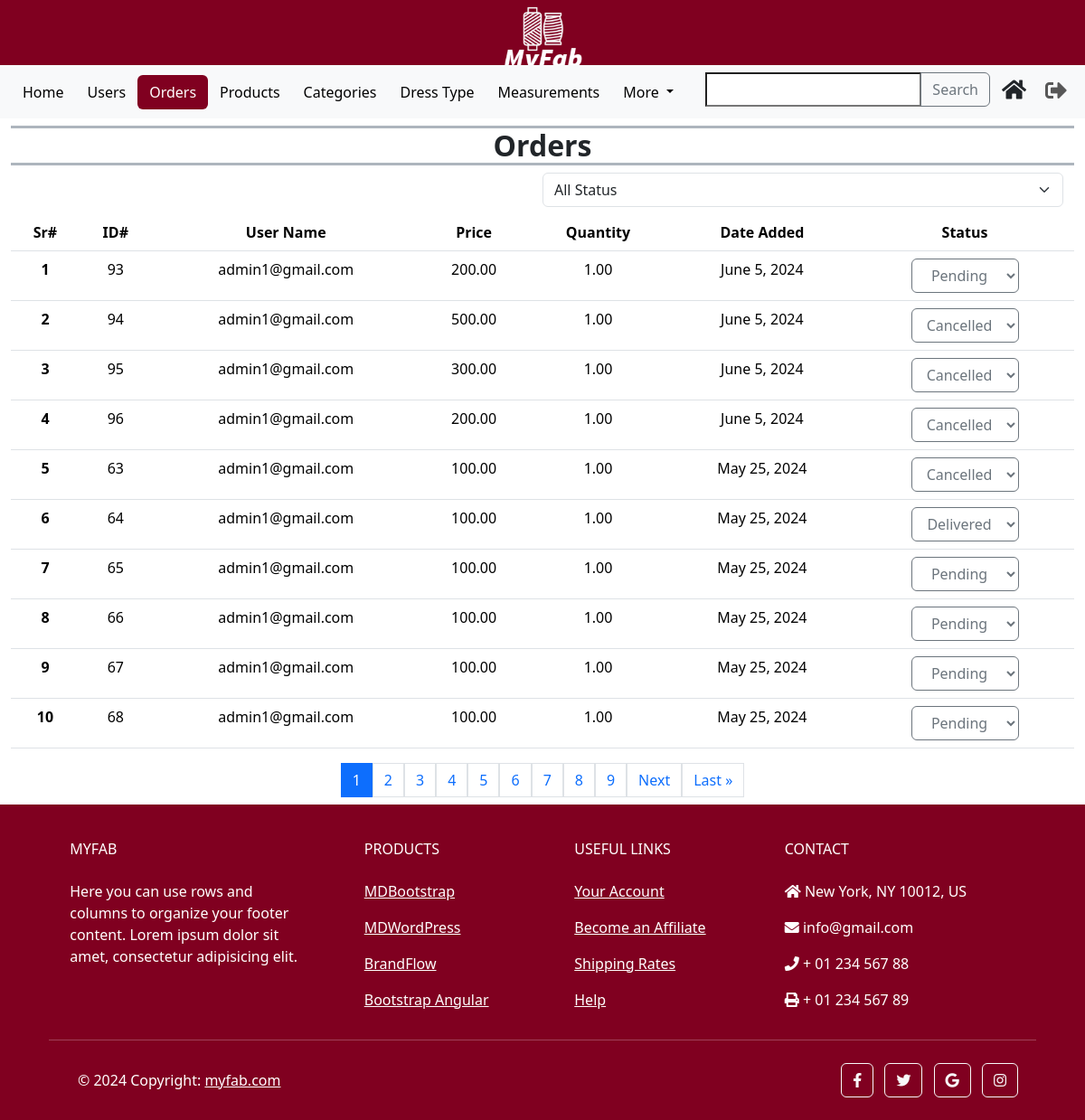
/custom_admin/orders/ (signed in), run on an earlier commit of the app's database.
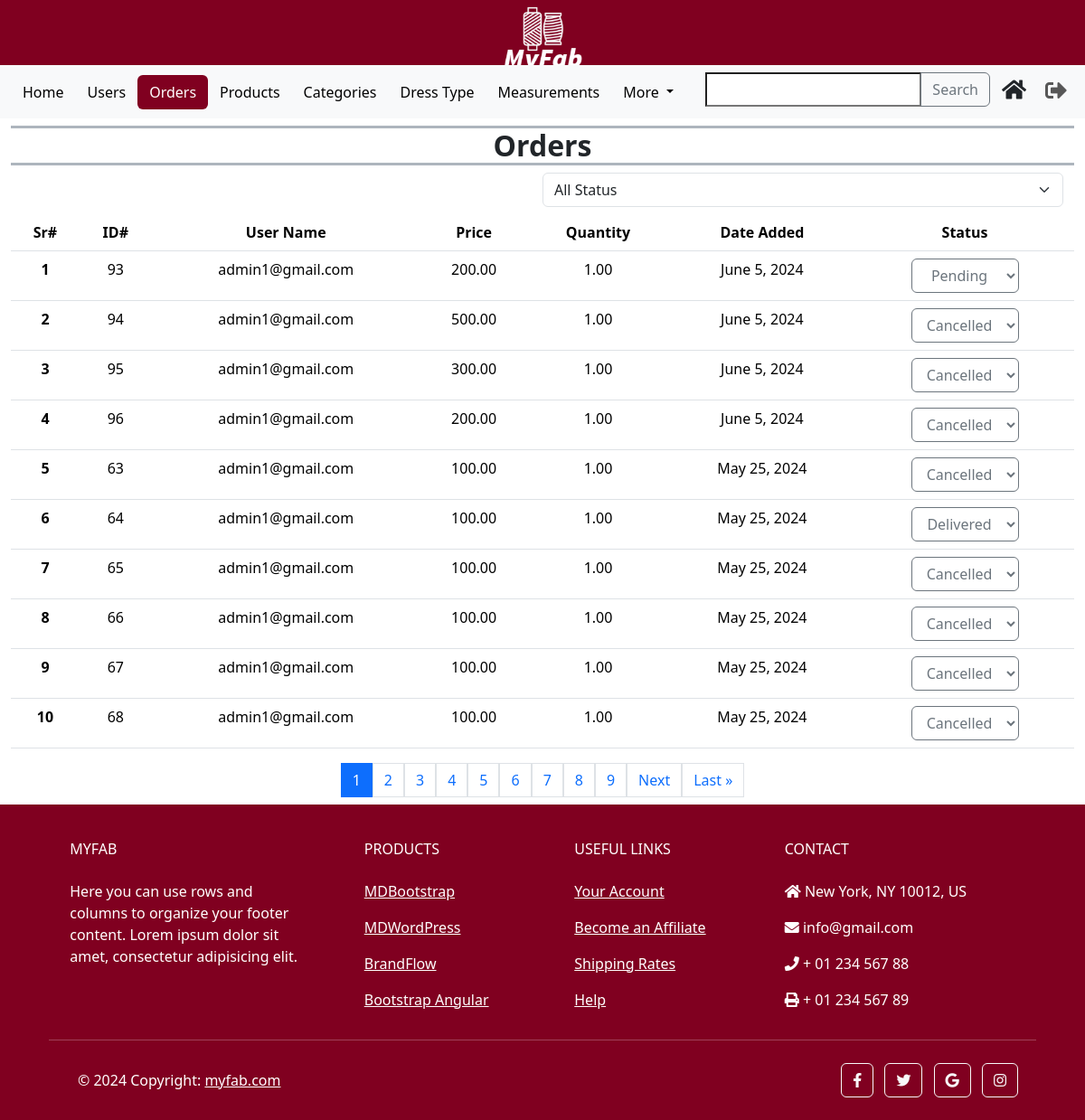
And on a later commit of the database.
### orders/models.py (models this page shows, shortened)
class Order(models.Model):
    PAYMENT_CHOICES = [
        ('P', 'Prepaid'),
        ('C', 'Cash On Delivery'),
    ]
    STATUS_CHOICES = [
        ('P', 'Pending'),
        ('S', 'Shipping'),
        ('D', 'Delivered'),
        ('C', 'Cancelled'),
        ('R', 'Returned'),
    ]
    customer_id = models.ForeignKey(CustomUser, on_delete=models.CASCADE)
    product_id = models.ForeignKey(Product, on_delete=models.CASCADE)
    order_type = models.IntegerField(null=False)
    quantity = models.DecimalField(max_digits=10, decimal_places=2, default=0)
    price = models.DecimalField(max_digits=10, decimal_places=2, default=0)
    add_date = models.DateField(auto_now_add=True)
    payment_method = models.CharField(max_length=10, null=False, choices=PAYMENT_CHOICES)
    status = models.CharField(max_length=10, null=False, choices=STATUS_CHOICES, default='P')
    address = models.ForeignKey(Address, on_delete=models.PROTECT)
    order_measurements = models.TextField(null=True, default=None, blank=True)

### accounts/models.py (models this page shows)
class CustomUser(AbstractUser):
    phone_number = models.CharField(max_length=13, unique=True)

### custom_admin/views.py (the view, shortened to what this page needs)
# urls.py: path('orders/', AdminOrders.as_view(), name = 'admin_orders'),
class AdminOrders(View):
    def get(self, request):
        orders = Order.objects.all().order_by('-add_date')
        paginator = Paginator(orders, 10)
        page_number = request.GET.get('page')
        try:
            paged_orders = paginator.page(page_number)
        except PageNotAnInteger:
            paged_orders = paginator.page(1)
        except EmptyPage:
            paged_orders = paginator.page(paginator.num_pages)
        start_serial_number = (paged_orders.number - 1) * paginator.per_page + 1
        serial_numbers = list(range(start_serial_number, start_serial_number + len(paged_orders)))
        zipped_data = zip(serial_numbers, paged_orders)
        context = {'zipped_data': zipped_data, 'orders': paged_orders}
        return render(request, 'admin_orders.html', context)

### templates/admin_orders.html (shortened to what this page needs)
{% extends 'admin_base.html' %}
{% load static %}
{% block content %}
    <nav class="navbar navbar-expand-lg bg-body-tertiary">
        <div class="container-fluid">
        <div class="collapse navbar-collapse" id="navbarSupportedContent">
            <ul class="navbar-nav d-flex align-items-center me-auto mb-2 mb-lg-0">
                <li class="nav-item">
                    <a class="btn text-black" href="{% url "custom_admin:admin_home" %}">
                        Home
                    </a>
                </li>
                <li class="nav-item">
                    <a class="btn text-black" href="{% url "custom_admin:admin_users" %}" >
                        Users
                    </a>
                </li>
                <li class="nav-item">
                    <a class="btn text-white" href="{% url "custom_admin:admin_orders" %}"
                        style=" background-color: #800020;">
                        Orders
                    </a>
                </li>
                <li class="nav-item">
                    <a class="btn text-black" href="{% url "custom_admin:admin_products" %}" >
                        Products
                    </a>
                </li>
                <li class="nav-item">
                    <a class="btn text-black" href="{% url "custom_admin:admin_categories" %}">
                        Categories
                    </a>
                </li>
                <li class="nav-item">
                    <a class="btn text-black" href="{% url "custom_admin:admin_usages" %}" >
                        Dress Type
                    </a>
                </li>
                <li class="nav-item">
                    <a class="btn text-black" href="{% url "custom_admin:admin_measurements" %}">
                        Measurements
                    </a>
                </li>
                <li class="nav-item dropdown">
                    <a class="btn text-black dropdown-toggle" href="#" role="button" data-bs-toggle="dropdown"
                        aria-expanded="false">
                        More
                    </a>
                </li>
            </ul>
            <ul class="navbar-nav d-flex flex-row justify-content-center  ms-auto mb-2 mb-lg-0">
                <li class="nav-item">
                    <form id="search-form">
                        <div class="input-group">
                            <input type="text" id="search-input" name="query">
                            <button class="btn btn-outline-secondary" type="submit">Search</button>
                        </div>
                    </form>
                </li>
                <li class="nav-item ms-3 ms-lg-0">
                    <a class="btn" href="{% url "main:home" %}"
                        data-toggle="tooltip" title="User Home">
                        <i style="font-size:24px" class="fa">&#xf015;</i>
                    </a>
                </li>
                <li class="nav-item ms-3 ms-lg-0">
                    <form action="{% url 'accounts:logout' %}" method="post">
                        <button type="submit" class="nav-link" style="border: none; background: none;"
                            data-toggle="tooltip" title="Logout">
                            <i style='font-size:24px' class='fas'>&#xf2f5;</i>
                        </button>
                    </form>
                </li>
            </ul>
        </div>
        </div>
    </nav>
    <section class="mb-2">
        <div class="container-fluid">
            <div class="container-fluid text-center px-0">
                <h5 class="border-bottom border-top border-3 border-dark-subtle fw-bold fs-2 fs-lg-5 mt-2">
                   Orders
                </h5>
            </div>
            <div class="container-fluid d-flex justify-content-end">
                <select class="form-select w-50 mb-2" id="order-status" name="order-status">
                    <option value="All" selected>All Status</option>
                  </select>
            </div>
            <div class="row h-100">
                <div class="col-12">
                    <div class="table-responsive text-center">
                        <table class="table  table-hover">
                            <thead>
                            <tr>
                                <th scope="col">Sr#</th>
                                <th scope="col">ID#</th>
                                <th scope="col">User Name</th>
                                <th scope="col">Price</th>
                                <th scope="col">Quantity</th>
                                <th scope="col">Date Added</th>
                                <th scope="col">
                                    <span id="order-status-heading">
                                        Status
                                    </span>
                                </th>
                            </tr>
                            </thead>
                            <tbody id="product-table-body">
                                {% for serial_number, order in zipped_data %}
                                <tr>
                                    <th scope="row">{{ serial_number }}</th>
                                    <td>{{ order.id }}</td>
                                    <td>{{ order.customer_id.username }}</td>
                                    <td>{{ order.price }}</td>
                                    <td>{{ order.quantity }}</td>
                                    <td>{{ order.add_date }}</td>
                                    <td>
                                        <select class="status-select btn btn-outline-secondary"
                                            data-order-id="{{ order.id }}"
                                            onchange="changeOrderStatus(this)">
                                        {% for status in order.STATUS_CHOICES %}
                                            <option value="{{ status.0 }}" {% if order.status == status.0 %} selected {% endif %}>
                                                {{ status.1 }}
                                            </option>
                                        {% endfor %}
                                        </select>
                                    </td>
                                </tr>
                                {% endfor %}
                            </tbody>
                        </table>
                    </div>
                    <div class="pagination justify-content-center">
                        {% for page in orders.paginator.page_range %}
                        <a href="?page={{ page }}" class="page-link {% if orders.number == page %}active{% endif %}">{{ page }}</a>
                        {% endfor %}
                        {% if orders.has_next %}
                            <a href="?page={{ orders.next_page_number }}" class="page-link">Next</a>
                            <a href="?page={{ orders.paginator.num_pages }}" class="page-link">Last &raquo;</a>
                        {% endif %}
                    </div>
                </div>
            </div>
        </div>
    </section>
{% endblock content %}

### templates/admin_base.html (shortened to what this page needs)
{% load static %}
{% load custom_filters %}
<!DOCTYPE html>
<html lang="en">
<head>
    <link rel="stylesheet" href="https://cdnjs.cloudflare.com/ajax/libs/font-awesome/5.15.4/css/all.min.css">
    <link rel="stylesheet" href="https://cdn.jsdelivr.net/npm/sweetalert2@11/dist/sweetalert2.min.css">
    <link rel="stylesheet" href="{% static "./css/bootstrap.css" %}">
    <link rel="stylesheet" href="{% static "./css/style.css" %}">
</head>
<body>
    <header class="header" style="height: 6vw; background-color: #800020;">
        <div class="container" style="max-height: 100%;">
            <img class="logo" style="max-width: 8%; display: block; margin: auto;" src="{% static 'images/MyFAB_transparent.png' %}" alt="Header_Logo">
        </div>
    </header>
        {% block content %}{% endblock %}
    <footer
            class="text-center text-lg-start text-white"
            style="background-color: #800020"
            >
      <div class="container p-4 pb-0">
        <section class="">
          <div class="row">
            <div class="col-md-3 col-lg-3 col-xl-3 mx-auto mt-3">
              <h6 class="text-uppercase mb-4 font-weight-bold">
                MyFAB
              </h6>
              <p>
                Here you can use rows and columns to organize your footer
                content. Lorem ipsum dolor sit amet, consectetur adipisicing
                elit.
              </p>
            </div>
            <div class="col-md-2 col-lg-2 col-xl-2 mx-auto mt-3">
              <h6 class="text-uppercase mb-4 font-weight-bold">Products</h6>
              <p>
                <a class="text-white">MDBootstrap</a>
              </p>
              <p>
                <a class="text-white">MDWordPress</a>
              </p>
              <p>
                <a class="text-white">BrandFlow</a>
              </p>
              <p>
                <a class="text-white">Bootstrap Angular</a>
              </p>
            </div>
            <div class="col-md-3 col-lg-2 col-xl-2 mx-auto mt-3">
              <h6 class="text-uppercase mb-4 font-weight-bold">
                Useful links
              </h6>
              <p>
                <a class="text-white">Your Account</a>
              </p>
              <p>
                <a class="text-white">Become an Affiliate</a>
              </p>
              <p>
                <a class="text-white">Shipping Rates</a>
              </p>
              <p>
                <a class="text-white">Help</a>
              </p>
            </div>
            <div class="col-md-4 col-lg-3 col-xl-3 mx-auto mt-3">
              <h6 class="text-uppercase mb-4 font-weight-bold">Contact</h6>
              <p><i class="fas fa-home mr-3"></i> New York, NY 10012, US</p>
              <p><i class="fas fa-envelope mr-3"></i> info@gmail.com</p>
              <p><i class="fas fa-phone mr-3"></i> + 01 234 567 88</p>
              <p><i class="fas fa-print mr-3"></i> + 01 234 567 89</p>
            </div>
          </div>
        </section>
        <hr class="my-3">
        <section class="p-3 pt-0">
          <div class="row d-flex align-items-center">
            <div class="col-md-7 col-lg-8 text-center text-md-start">
              <div class="p-3">
                © 2024 Copyright:
                <a class="text-white" href="https://mdbootstrap.com/"
                   >myfab.com</a
                  >
              </div>
            </div>
            <div class="col-md-5 col-lg-4 ml-lg-0 text-center text-md-end">
              <a
                 class="btn btn-outline-light btn-floating m-1"
                 class="text-white"
                 role="button"
                 ><i class="fab fa-facebook-f"></i
                ></a>
              <a
                 class="btn btn-outline-light btn-floating m-1"
                 class="text-white"
                 role="button"
                 ><i class="fab fa-twitter"></i
                ></a>
              <a
                 class="btn btn-outline-light btn-floating m-1"
                 class="text-white"
                 role="button"
                 ><i class="fab fa-google"></i
                ></a>
              <a
                 class="btn btn-outline-light btn-floating m-1"
                 class="text-white"
                 role="button"
                 ><i class="fab fa-instagram"></i
                ></a>
            </div>
          </div>
        </section>
      </div>
    </footer>
</body>
</html>

What changed in the data, as far as the page shows it:
changed Order id 65: status+id "Pending" → "Cancelled"
changed Order id 66: status+id "Pending" → "Cancelled"
changed Order id 67: status+id "Pending" → "Cancelled"
changed Order id 68: status+id "Pending" → "Cancelled"
